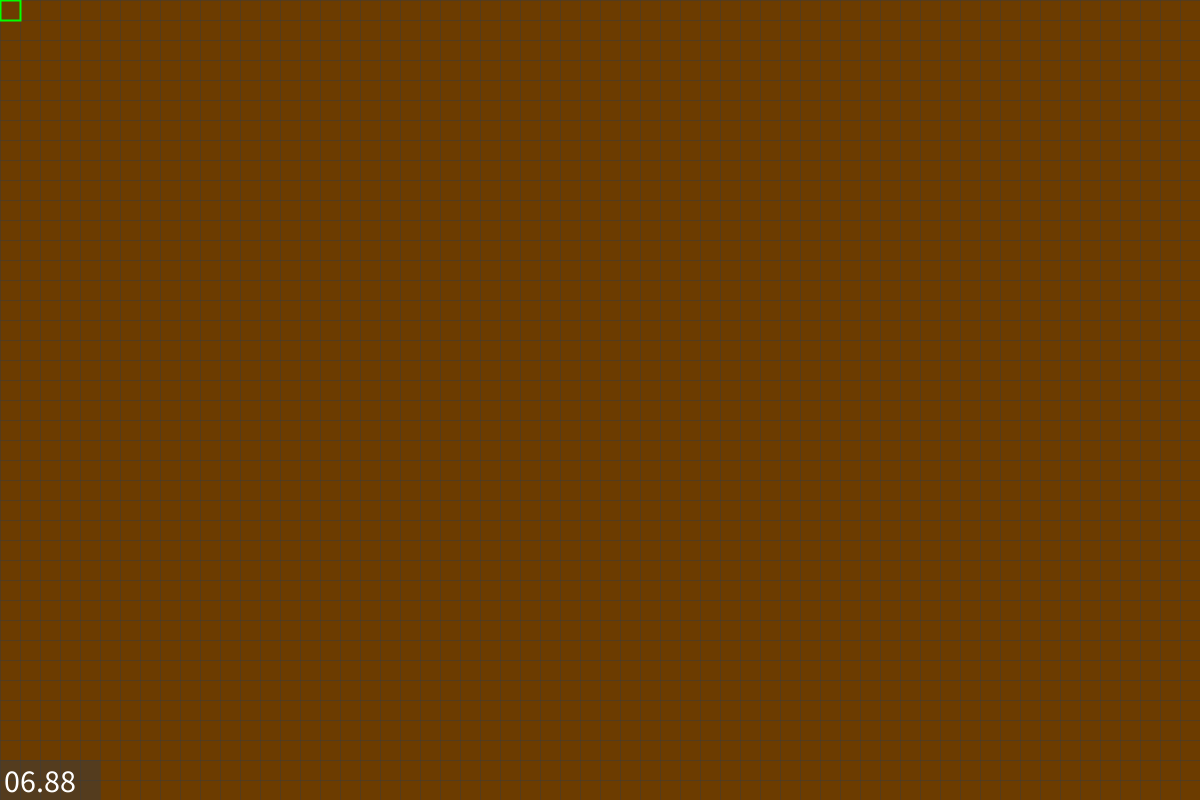
Frame 1 (no input)
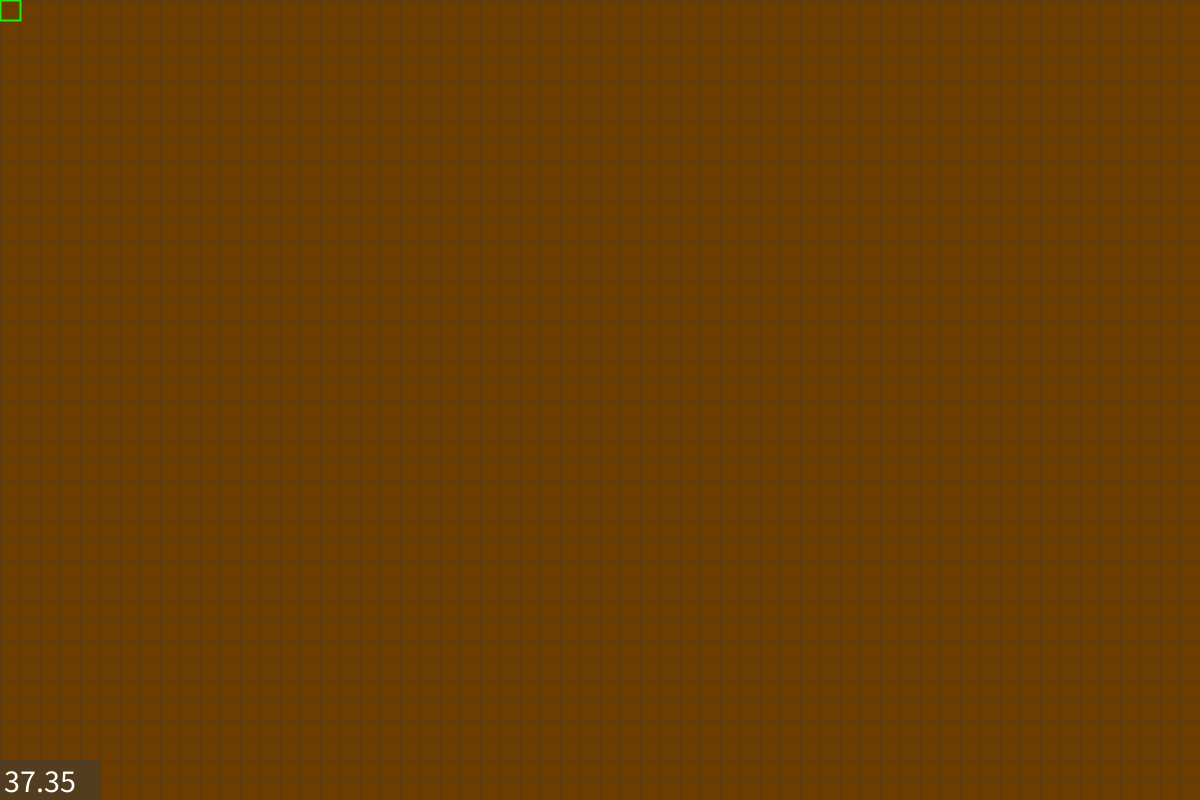
Frame 60 (the mouse pressed at the canvas centre just before this capture)
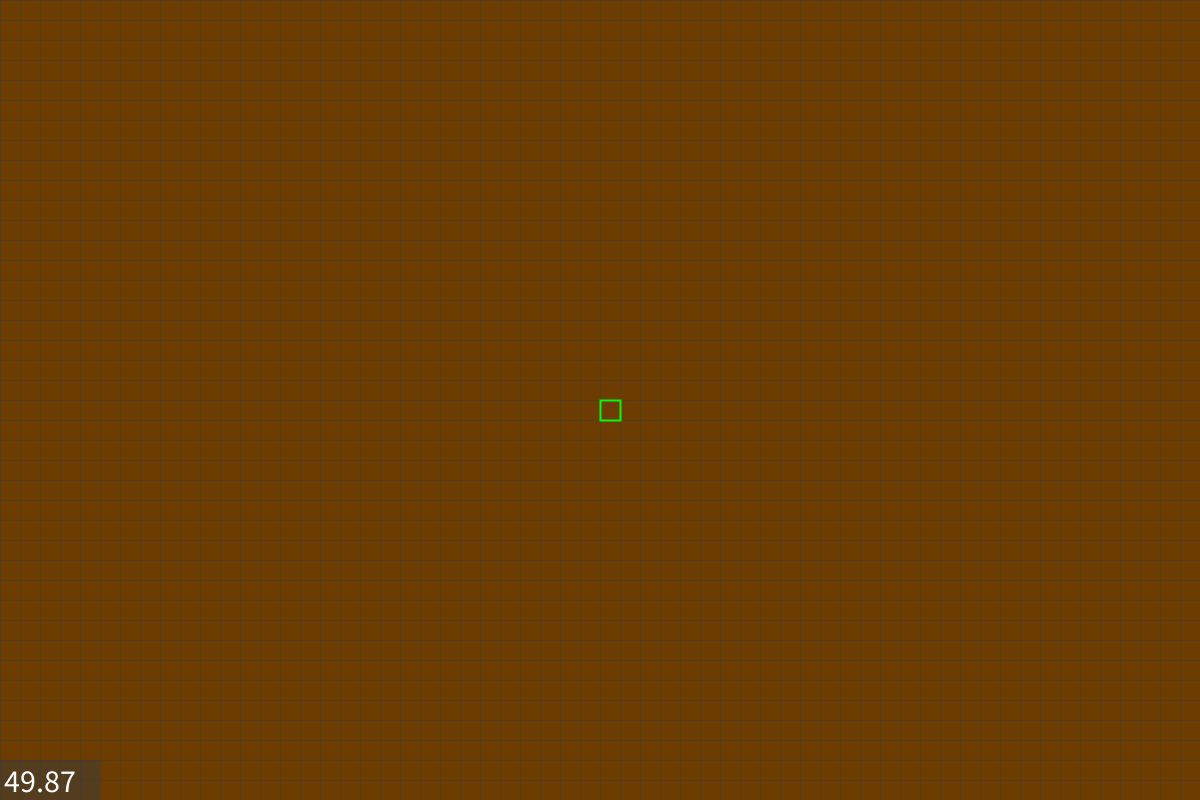
Frame 120 (the mouse held since frame 60 and released just before this capture)

The Processing sketch that drew these frames (run headless with seeded random() and noise(); from frame 60 on, the mouse is pressed at the canvas centre):

// Processing sketch: ClassicMapMaker
// ── ClassicMapMaker.pde
import java.util.*;

int     screenWide   = 1200;
int     screenTall   = 800;
int     cellSize     = 20;
int     cellHalf     = cellSize/2;
int     cellsWide    = screenWide/cellSize;
int     cellsTall    = screenTall/cellSize;
boolean showGrid     = true;
GridMap  map         = null;
MapMaker mapMaker    = null;

void settings(){
  size(screenWide,screenTall);
}

void setup(){
  textSize(32);
  map = new GridMap();
  mapMaker = new MapMaker(map , 2 , 10 , 25 , 5, 5);   
}

void draw(){
  // UI CALLS
  if(mousePressed && mouseButton==LEFT){mapMaker.mousePaint();}
  // DRAW CALLS
  background(255);
  map.render();
  drawMapTileCursor();
  drawFPS();
}

void keyPressed(){
  if(key==' '){mapMaker.makeProceduralMap();}
  if(key=='g'){map.toggleGrid();}
  if(key=='d'){mapMaker.changeDrawMode();}  
}

PVector mousePtToVec(){return new PVector(mouseX,mouseY);}
void drawFPS(){noStroke(); fill(60,127); rect(0,screenTall-(cellSize*2),(cellSize*5),(cellSize*2)); fill(255); text(nf(frameRate,2,2),4,screenTall-8);}
void drawMapTileCursor(){PVector mousePos = map.posToTLPos(mousePtToVec()); fill(TileType.colors[mapMaker.drawOption]); stroke(0,255,0); strokeWeight(2); rect(mousePos.x,mousePos.y,cellSize,cellSize);}

//######################################################################
//>>> PROJECT-RELATED OBJECT DEFINITIONS FOLLOW...
//######################################################################

/*======================================================================
|>>> 'Enum-In-Lieu-Of-Processing-Lacking-Actual-Enums' TileType
+-----------------------------------------------------------------------
|> Implementation Notes:
|   o Tthese should fundamentally be consts (i.e. 'static final')
|     WRT Java syntax... but meh #yolo; as this is a small[er] one man
|     build and itself will be archived with its P5JS successor once I
|     get this 'interim/middleman' version working and the successor in
|     P5JS likewise ported/refactored and working therein.
+=====================================================================*/
interface TileType{
  int DIRT = 0; int WATER = 1; int SAND  = 2; int GRASS = 3; int ROAD = 4; int PAVE = 5;
  color[] colors = new color[] {(#6C3C00),(#0078B4),(#B4900C),(#009C00),(#525252),(#A2A2A2)};
} // Ends 'Enum-In-Lieu-Of-Processing-Lacking-Actual-Enums' TileType


/*======================================================================
|>>> Class GridMap
+-----------------------------------------------------------------------
|> Implementation Notes:
|   o Fully utilizes on global defs for {cellsTall, cellsWide, cellSize}
|     to KISS (via abusing Processing's heresy of Java's scope standards
|     via its unnaturally expressive 'Wild West' global environment)
|   o Consequently: the newer (2021-2022) util and other functions which
|     utilize these defs do not actually need to be within the GridMap
|     class (i.e. could exist as global functions); but I'm [purposely]
|     keeping them as-is to be cohesive with the new[er] architecture.
+=====================================================================*/
class GridMap{
  private int[][] cells;
  private boolean showGrid = true;
  public          GridMap(){cells = new int[cellsTall][cellsWide]; init();}
  private void    init(){for(int r=0;r<cellsTall;r++){for(int c=0;c<cellsWide;c++){cells[r][c]=TileType.DIRT;}}}
  public void     toggleGrid(){showGrid=!showGrid;}
  public void     setValueAt(int[] coord, int val){this.cells[coord[0]][coord[1]]=val;}  
  public void     setValueAt(int row, int col, int val){this.cells[row][col]=val;}
  public int      getValueAt(int[] coord){return this.cells[coord[0]][coord[1]];}  
  public int      getValueAt(int row, int col){return this.cells[row][col];}
  public boolean  checkInBounds(int[] coord){return (coord[0]>=0 && coord[0]<cellsTall && coord[1]>=0 && coord[1]<cellsWide);}  
  public boolean  checkInBounds(int r, int c){return (r>=0 && r<cellsTall && c>=0 && c<cellsWide);}
  public int[]    posToCoord(PVector pos){return new int[]{int(pos.y/cellSize),int(pos.x/cellSize)};}
  public PVector  coordToPos(int[] coord){return new PVector((coord[1]*cellSize), (coord[0]*cellSize));}
  public PVector  posToTLPos(PVector pos){return coordToPos(posToCoord(pos));}
  public void     render(){renderMap();if(showGrid){renderGrid();}}
  private void    renderMap(){noStroke();for(int r=0;r<cellsTall;r++){for(int c=0;c<cellsWide;c++){fill(TileType.colors[cells[r][c]]); rect(c*cellSize,r*cellSize,cellSize,cellSize);}}}
  private void    renderGrid(){strokeWeight(1); stroke(60,127); for(int i=0; i<=cellsTall; i++){line(0,cellSize*i,screenWide,cellSize*i);} for(int j=0; j<=cellsWide; j++){line(cellSize*j,0,cellSize*j,screenTall);}}
} // Ends Class GridMap



/*======================================================================
|>>> Class MapMaker
+=====================================================================*/
class MapMaker{
  int drawOption = TileType.DIRT;
  int numRivers;
  int pctWater;
  int pctGrass;
  int numBlocks;
  int numSeeds;
  int pctDoTile = 2; // Percent chance we assign a random tile to grass, sand, water, etc.
  int adjMinVal = 4; // Min number of adjacencies that must fit a rule (used for getAdjTotal)
  
  GridMap map;
  ArrayList<BlockDims> blocks = new ArrayList<BlockDims>();

  boolean debugPrint = false;
  
  /*======================================================================
  |>>> Class BlockDims
  +=====================================================================*/
  class BlockDims{int[] UL; int[] LR; int[] CC; public BlockDims(int[] ul, int[] lr, int[] cc){UL=ul; LR=lr; CC=cc;}}

  /*======================================================================
  |>>> Class SearchNode
  +=====================================================================*/
  class MMSearchNode{int row; int col; MMSearchNode parent; public MMSearchNode(int r, int c, MMSearchNode par){this.row=r; this.col=c; this.parent=par;}}

  public MapMaker(GridMap map, int r, int w, int g, int b, int s){
    this.map  = map;
    this.numRivers = r;
    this.pctWater  = w;
    this.pctGrass  = g;
    this.numBlocks = b;
    this.numSeeds  = s;
  } // Ends Constructor

  // Clears block definitions and resets all map tile types (to [DIRT])
  public void clearMap(){blocks.clear(); map.init();}  
  
  // Changes the TileType 'painted upon the map' via [OnMousePressed] event
  public void changeDrawMode(){drawOption = (drawOption+1)%6;}
  
  // Paints map tile at cell coord corresponding to mouse position
  public void mousePaint(){int[] mouseCoord = map.posToCoord(mousePtToVec()); if(map.checkInBounds(mouseCoord)){map.setValueAt(mouseCoord,mapMaker.drawOption);}}
  
  // Get random coodinate (s.t. not an edge cell i.e. first/last row/col)
  private int[] getRandCoord(){return new int[]{int(random(1,cellsTall)),int(random(1,cellsWide))};}

  /*----------------------------------------------------------------------
  |>>> Function makeProceduralMap 
  ----------------------------------------------------------------------*/    
  void makeProceduralMap(){
    clearMap();
    for(int i=0; i<numRivers; i++){makeRiver();}
    makePondsAndLakes();
    makeSimpleShore();
    makeGrass();
    makeBlockWithSurroundingRoads();
    connectBlocksViaBFS();
  }
  

  //> Note(2)/TODO: I know I had hand-solved an easier encoding \forall of these cases for a past BG or Z-5 project, either find it xor recompute!
  //> ^ Supplemental Note: It might have involved ternary ops? Could consider thereto in any case!
  void makeRiver(){
    int[] source = getRandCoord();
    int[] destin = getRandCoord();
    int[] buffer = source;
    
    map.setValueAt(buffer,TileType.WATER);
    
    while(buffer[0] != destin[0] || buffer[1] != destin[1]) {
      // I am above and to the left of my destination...Move me either right or down
      if(buffer[1]<destin[1] && buffer[0]<destin[0]){if(int(random(2))==1){buffer[1]+=1;}else{buffer[0]+=1;}}
      // I am above and to the right of my destination...Move me either left or down
      else if(buffer[1]>destin[1] && buffer[0]<destin[0]){if(int(random(2))==1){buffer[1]-=1;} else{buffer[0]+=1;}}
      // I am below and to the left of my destination...Move me either right or up
      else if (buffer[1]<destin[1] && buffer[0]>destin[0]){if(int(random(2))==1){buffer[1]+=1;}else{buffer[0]-=1;}}
      // I am below and to the right of my destination...Move me either left or up
      else if (buffer[1]>destin[1] && buffer[0]>destin[0]){if(int(random(2))==1){buffer[1]-=1;}else{buffer[0]-=1;}}
      // I am one of the remaining [strictly] {above, below, left, right} cases, handle me accordingly
      else if (buffer[1]<destin[1]){buffer[1]+=1;} 
      else if (buffer[1]>destin[1]){buffer[1]-=1;}   
      else if (buffer[0]<destin[0]){buffer[0]+=1;}
      else if (buffer[0]>destin[0]){buffer[0]-=1;}
      // Set the tile I ended up moving to with tile type water
      map.setValueAt(buffer,TileType.WATER);
    } // Ends While Loop
  } // Ends Function makeRiver


  //> Note/TODO: as with 'makeRiver', could I [easily(!/?)] figure out a more succinct solution?
  void makeSimpleShore(){
    for(int r=0; r<cellsTall; r++){
      for(int c=0; c<cellsWide; c++){
        if(map.getValueAt(r,c) != TileType.WATER){
          if(
            (map.checkInBounds(r-1,c)   && map.getValueAt(r-1, c)   == TileType.WATER) ||
            (map.checkInBounds(r+1,c)   && map.getValueAt(r+1, c)   == TileType.WATER) ||
            (map.checkInBounds(r,c-1)   && map.getValueAt(  r, c-1) == TileType.WATER) ||
            (map.checkInBounds(r,c+1)   && map.getValueAt(  r, c+1) == TileType.WATER) ||            
            (map.checkInBounds(r-1,c-1) && map.getValueAt(r-1, c-1) == TileType.WATER) || 
            (map.checkInBounds(r+1,c-1) && map.getValueAt(r+1, c-1) == TileType.WATER) || 
            (map.checkInBounds(r-1,c+1) && map.getValueAt(r-1, c+1) == TileType.WATER) || 
            (map.checkInBounds(r+1,c+1) && map.getValueAt(r+1, c+1) == TileType.WATER) ){            
              map.setValueAt(r,c,TileType.SAND);                 
          }
        }
      }
    }
    // One last mode of generation: dirt tiles with adjMinVal+ sand neighbors become grass
    for(int r=0; r<cellsTall; r++){
      for(int c=0; c<cellsWide; c++){ 
        if(map.getValueAt(r,c)==TileType.DIRT && getAdjTotal(r,c,TileType.SAND)>adjMinVal){
          map.setValueAt(r,c,TileType.SAND);
        }
      }
    }         
  } // Ends Function makeSimpleShore
  

  //> [Old] Note: Difference between this one and grass - no random chance, spread via seeds only!
  //> [New] Note: Perhaps try another version utilizing Lague's 'Cave-Gen-With-CAs' algorithm and/or Perlin Noise
  void makePondsAndLakes(){
    int totalCells = cellsWide*cellsTall;   
    int numWaterTiles  = (totalCells*pctWater)/100;
    int waterTilesMade = 0;  
    int[] sample; 
    int failures = 0; 
    int maxFails = totalCells*10;
    int numAdded = 0;
    int numDeleted = 0;

    // Phase 1 Water Tile Generation: Set water tiles from dirt via either random chance (via pctDoTile) else adjacent [neighboring] water tiles
    // ^ Note: Check if latter (i.e. adjacency-based) method is consistent/correct WRT when I install Moore Neighborhood support
    while(failures<maxFails && waterTilesMade<numWaterTiles){   
      sample = getRandCoord();

      if(map.getValueAt(sample)==TileType.DIRT){
        if(int(random(100))<pctDoTile){map.setValueAt(sample,TileType.WATER); waterTilesMade++;}
        else if(getAdjTotal(sample[0],sample[1],TileType.WATER)>1){map.setValueAt(sample,TileType.WATER); waterTilesMade++;}
        else{failures++;}
      }
      else{failures++;}
    }
    if(debugPrint){println("makePondsAndLakes: water cell placement [failures/maxFails] = ["+failures+"/"+maxFails+"]");}
    
    // Phase 2 Water Tile Generation: Set all independent water tiles to dirt, then add as many back via resampling random cells with adjaceny rule increased
    for(int r=0;r<cellsTall;r++){
      for(int c=0;c<cellsWide;c++){ 
        if(map.getValueAt(r,c)==TileType.WATER && getAdjTotal(r,c,TileType.WATER)==0){map.setValueAt(r,c,TileType.DIRT); numDeleted++;}
      }
    }
    if(debugPrint){println("makePondsAndLakes: numDeleted = ["+numDeleted+"]");}
    failures = 0; // needed to reset from existing value
    while(failures<maxFails && numAdded<numDeleted){   
      sample = getRandCoord();   
      if(map.getValueAt(sample)==TileType.DIRT && getAdjTotal(sample[0],sample[1],TileType.WATER)>adjMinVal){map.setValueAt(sample,TileType.WATER); numAdded++;}
      else{failures++;}
    }
    if(debugPrint){println("makePondsAndLakes: numAdded = ["+numAdded+"]");}

    // One last mode of generation: dirt tiles with adjMinVal+ water neighbors become water
    for(int r=0; r<cellsTall; r++){
      for(int c=0; c<cellsWide; c++){ 
        if(map.getValueAt(r,c)==TileType.DIRT && getAdjTotal(r,c,TileType.WATER)>adjMinVal){map.setValueAt(r,c,TileType.WATER);}
      }
    }
  } // Ends Function makePondsAndLakes
  

  void makeGrass(){    
    int totalCells = cellsWide*cellsTall;   
    int numGrassTiles  = (totalCells*pctGrass)/100;
    int grassTilesMade = 0;  
    int[] sample; 
    int failures = 0; 
    int maxFails = totalCells*10;
    while(failures<maxFails && grassTilesMade<numGrassTiles){   
      sample = getRandCoord();

      if(map.getValueAt(sample)==TileType.DIRT){
        // could jam these first two into a single conditional, same with analog in 'makePondsAndLakes'
        if(int(random(100))<pctDoTile){map.setValueAt(sample,TileType.GRASS); grassTilesMade++;}
        else if(getAdjTotal(sample[0],sample[1],TileType.GRASS)>1){map.setValueAt(sample,TileType.GRASS); grassTilesMade++;}
        else{failures++;}
      }
      else{failures++;}
    }
    if(debugPrint){println("makeGrass: grass cell placement [failures/maxFails] = ["+failures+"/"+maxFails+"]");}

    for(int r=0;r<cellsTall;r++){
      for(int c=0;c<cellsWide;c++){ 
        if(map.getValueAt(r,c)==TileType.DIRT && getAdjTotal(r,c,TileType.GRASS)>adjMinVal){map.setValueAt(r,c,TileType.GRASS);}
      }
    } 
  } // Ends Function makeGrass


  /*----------------------------------------------------------------------
  |>>> Function makeBlockWithSurroundingRoads
  ----------------------------------------------------------------------*/  
  void makeBlockWithSurroundingRoads(){
    
    int failures = 0;
    int maxFails = 20;
    boolean validSite = false;
    int blocksMade = 0;

    int[] sample;
    int[] extent = new int[]{-1,-1};

    int tempVal; // Used for comparison with tile types    
    while(failures<maxFails && blocksMade<numBlocks){
      sample = getRandCoord();

      extent[0] = sample[0]+int(random(2,5))+2;
      extent[1] = sample[1]+int(random(2,5))+2;
            
      validSite=true;
      
      // Check #1 - are extents in bounds?
      if( !map.checkInBounds(sample) || !map.checkInBounds(extent)){validSite=false;}

      // Check #2 - are all prospective points sitting on either dirt, grass, or sand (i.e. NOT water or other blocks/roads!)
      else{
        for(int r=sample[0]; r<extent[0]; r++){
          for(int c=sample[1]; c<extent[1]; c++){
            tempVal = map.getValueAt(r,c);
            if(tempVal==TileType.WATER || tempVal==TileType.ROAD || tempVal==TileType.PAVE || tempVal==TileType.SAND){validSite=false;}
          }
        }
      }
      
      // Either out of bounds or overlaps on top of invalid tile type: report fail, reiterate
      if(validSite==false){failures++;}
      
      // Valid site to draw tiles on: assign the road and pavement tiles
      else{   
        for(int r=sample[0]; r<extent[0]; r++){
          for(int c=sample[1]; c<extent[1]; c++){
            if(r==sample[0] || r==extent[0]-1 || c==sample[1] || c==extent[1]-1){map.setValueAt(r,c,TileType.ROAD);}
            else{map.setValueAt(r,c,TileType.PAVE);}
          }
        }

        blocks.add(new BlockDims(sample, extent, new int[]{int(lerp(sample[0],extent[0],0.5)), int(lerp(sample[1],extent[1],0.5))}));
        blocksMade++;
      } // Ends Condition that the block can be drawn
    } // Ends While Loop
    if(debugPrint){println("makeBlockWithSurroundingRoads: block generation [failures/maxFails] = ["+failures+"/"+maxFails+"]");}
  } // Ends Function makeBlockWithSurroundingRoads
  

  void connectBlocksViaBFS(){
    int nBlocks = blocks.size();
    if(nBlocks<2){return;}  
        
    for(int i=0; i<nBlocks; i++){
      drawRoadAndReportNNViaBFS(blocks.get(i));  
    }
  } // Ends Function connectBlocksViaBFS
  

  void drawRoadAndReportNNViaBFS(BlockDims in){
    Queue<MMSearchNode> openSet = new LinkedList<MMSearchNode>();
    int[][] closedSet = new int[cellsTall][cellsWide];
    
    boolean goalFound=false;
    int cSetSize=0;   
  
    int startRow = int(in.CC[0]);
    int startCol = int(in.CC[1]);
      
    MMSearchNode curCoord = null;

    openSet.add(new MMSearchNode(startRow, startCol, null));
    closedSet[startRow][startCol] = 1;
  
    int sec=0; int maxSec=cellsWide*cellsTall;

    while(!goalFound && sec<maxSec && openSet.size()>0){
      curCoord = openSet.poll();
      
      for(BlockDims b : blocks){if(curCoord.row != startRow && curCoord.col != startCol && curCoord.row == b.CC[0] && curCoord.col == b.CC[1]){goalFound=true; break;}}
      if(goalFound){break;}
    
      for(int adjR = curCoord.row-1; adjR <= curCoord.row+1; adjR++){
        for(int adjC = curCoord.col-1; adjC <= curCoord.col+1; adjC++){
          if( !map.checkInBounds(adjR,adjC) || 
              (adjR==curCoord.row && adjC==curCoord.col)      || (adjR!=curCoord.row && adjC!=curCoord.col)      ||
              (map.getValueAt(adjR,adjC) == TileType.WATER) || (map.getValueAt(adjR,adjC) == TileType.SAND)  ||
              (closedSet[adjR][adjC] != 0) ){
            continue;
          }

          closedSet[adjR][adjC] = 1;
          openSet.add(new MMSearchNode(adjR, adjC, curCoord));
          cSetSize++;
        } // Ends Inner For Loop
      } // Ends Outer For Loop
      sec++;
    } // Ends Frontier Exploration While Loop
  
    int totPathSteps = 0;
    while(curCoord != null){
      totPathSteps++;
      if(map.getValueAt(curCoord.row,curCoord.col)!=TileType.PAVE){map.setValueAt(curCoord.row,curCoord.col,TileType.ROAD);}
      curCoord=curCoord.parent;
    }
   
    if(debugPrint){
      println("BFS Run Completed. Stats:");
      println("Total Map cells     = "+maxSec);
      println("Total In Closed Set = "+cSetSize);
      println("Frontier Loop Iters = "+sec);
      println("Total Path Hops     = "+totPathSteps);
      println("Goal was found      = "+goalFound);
    }
  }

  private int getAdjTotal(int cRow, int cCol, int tileID){
    int tot = 0;
    for(int adjR = cRow-1; adjR <= cRow+1; adjR++){
      for(int adjC = cCol-1; adjC <= cCol+1; adjC++){
        if(map.checkInBounds(adjR,adjC) && !(adjC==cCol && adjR==cRow)){
          if(map.getValueAt(adjR,adjC) == tileID){tot++;}
        }
      }
    }
    return tot;
  } // Ends Function getAdjTotal

} // Ends Class MapMaker
